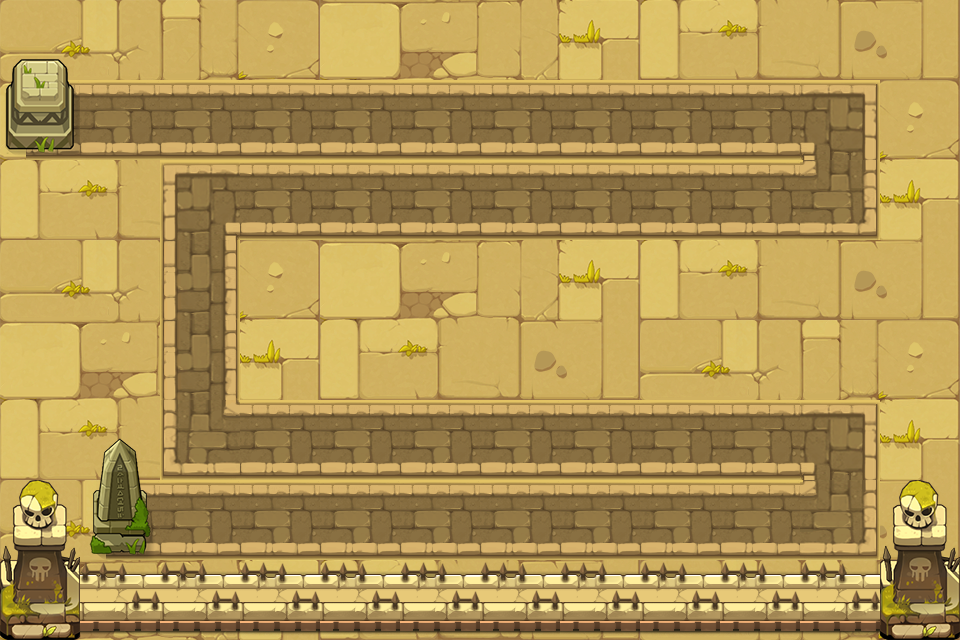

This is a level from a 2D game, rendered from its Tiled map with the project's own tilesets. A one-line summary and the map file follow, with tile-layer data summarised:
An orthogonal 12x8 tile map with 80x80 px tiles, 3 tile layers (background, road, object) and 12 objects (P0, P1, P2, P3, P4, ...).

<map version="1.0" tiledversion="1.0.3" orientation="orthogonal" renderorder="right-down" width="12" height="8" tilewidth="80" tileheight="80" nextobjectid="17">
 <tileset firstgid="1" source="chengshi.tsx" />
 <layer name="background" width="12" height="8">
  <data>[96 cells, 96 non-empty, 12 distinct tile ids]</data>
 </layer>
 <layer name="road" width="12" height="8">
  <data>[96 cells, 41 non-empty, 7 distinct tile ids]</data>
 </layer>
 <layer name="object" width="12" height="8">
  <data>[96 cells, 18 non-empty, 7 distinct tile ids]</data>
 </layer>
 <objectgroup name="path" visible="0">
  <object id="1" name="P0" x="80" y="120" />
  <object id="2" name="P1" x="840" y="120" />
  <object id="3" name="P2" x="840" y="200" />
  <object id="4" name="P3" x="200" y="200" />
  <object id="5" name="P4" x="200" y="440" />
  <object id="6" name="P5" x="840" y="440" />
  <object id="7" name="P6" x="840" y="520" />
  <object id="8" name="P7" x="160" y="520" />
  <object id="9" name="O0" x="0" y="160" width="160" height="240" />
  <object id="11" name="O1" x="240" y="240" width="640" height="160" />
  <object id="12" name="O2" x="880" y="80" width="80" height="400" />
  <object id="13" name="O3" x="0" y="400" width="80" height="80" />
 </objectgroup>
</map>
